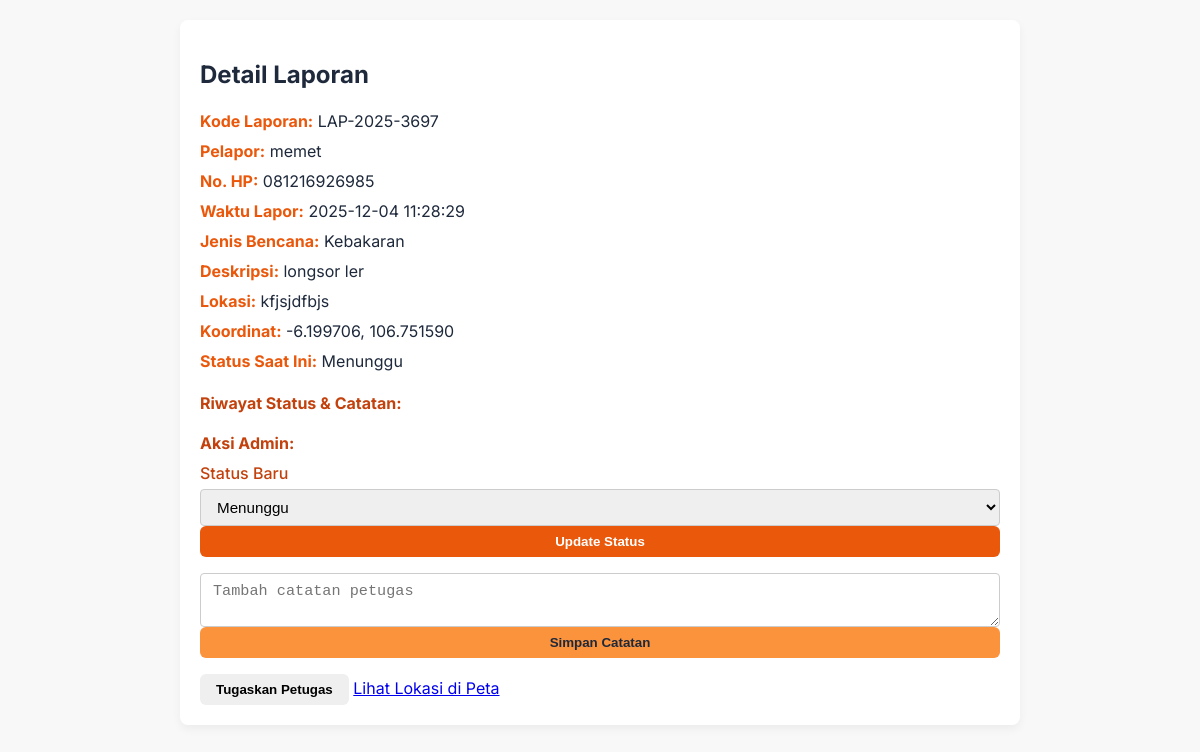
Before: /admin/laporan_detail.php?id=13 (signed in) with the older database file.
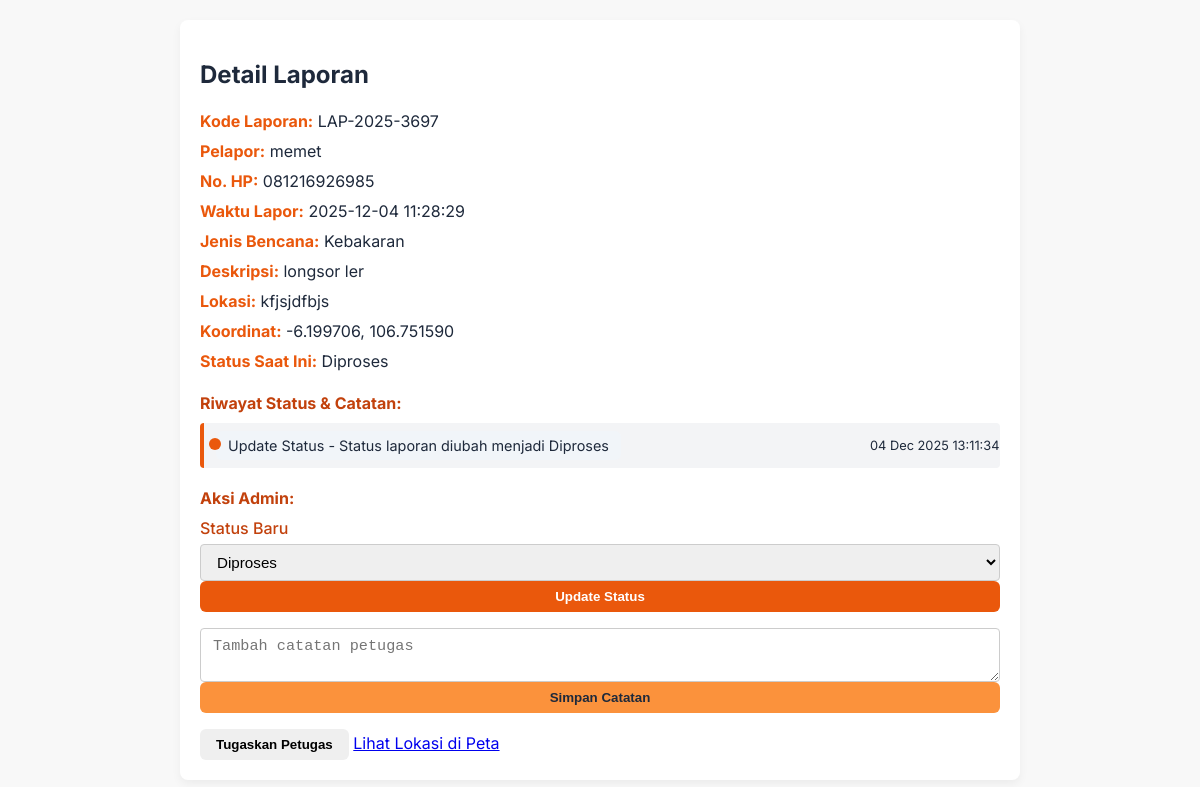
After: the same page with the newer database file.
### tables this page shows
CREATE TABLE `tb_laporan` (
  `id_laporan` int NOT NULL,
  `kode_laporan` varchar(20) NOT NULL,
  `nama_pelapor` varchar(100) NOT NULL,
  `no_hp` varchar(20) NOT NULL,
  `alamat` text NOT NULL,
  `latitude` decimal(10,6) DEFAULT NULL,
  `longitude` decimal(10,6) DEFAULT NULL,
  `jenis_bencana` enum('Banjir','Gempa Bumi','Tanah Longsor','Kebakaran','Angin Puting Beliung','Tsunami','Gunung Meletus','Kekeringan','Lainnya') NOT NULL,
  `jenis_kerusakan` enum('Ringan','Sedang','Berat','Sangat Berat') NOT NULL,
  `deskripsi` text,
  `foto` varchar(255) DEFAULT NULL,
  `status` enum('Menunggu','Diproses','Selesai') NOT NULL DEFAULT 'Menunggu',
  `id_petugas` int DEFAULT NULL,
  `catatan_admin` text,
  `tanggal_lapor` timestamp NULL DEFAULT CURRENT_TIMESTAMP,
  `tanggal_update` timestamp NULL DEFAULT CURRENT_TIMESTAMP ON UPDATE CURRENT_TIMESTAMP,
  `created_at` datetime NOT NULL DEFAULT CURRENT_TIMESTAMP
);

CREATE TABLE `tb_log_aktivitas` (
  `id_log` int NOT NULL,
  `id_admin` int DEFAULT NULL,
  `id_laporan` int DEFAULT NULL,
  `aksi` varchar(100) NOT NULL,
  `keterangan` text,
  `ip_address` varchar(50) DEFAULT NULL,
  `tanggal` timestamp NULL DEFAULT CURRENT_TIMESTAMP
);

### admin/laporan_detail.php (the view, shortened to what this page needs)
<?php
include '../config/database.php';
$id_laporan = intval($_GET['id'] ?? 0);
$data = mysqli_fetch_assoc(mysqli_query($koneksi, "SELECT * FROM tb_laporan WHERE id_laporan = $id_laporan"));
$riwayat = [];
$riq = mysqli_query($koneksi, "SELECT aksi, keterangan, tanggal FROM tb_log_aktivitas WHERE id_laporan = $id_laporan ORDER BY tanggal ASC");
while($r = mysqli_fetch_assoc($riq)){
    $riwayat[] = $r;
}
$lat = htmlspecialchars($data['latitude'] ?? '');
$lng = htmlspecialchars($data['longitude'] ?? '');
$maps_url = ($lat && $lng) ? "https://www.google.com/maps?q={$lat},{$lng}" : "#";
?>
<link rel="stylesheet" href="../assets/css/laporan_detail.css">
<div class="card card-laporan">
    <div class="card-body">
        <h2>Detail Laporan</h2>
        <p><strong>Kode Laporan:</strong> <?= htmlspecialchars($data['kode_laporan'] ?? '-') ?></p>
        <p><strong>Pelapor:</strong> <?= htmlspecialchars($data['nama_pelapor'] ?? '-') ?></p>
        <p><strong>No. HP:</strong> <?= htmlspecialchars($data['no_hp'] ?? '-') ?></p>
        <p><strong>Waktu Lapor:</strong> <?= htmlspecialchars($data['tanggal_lapor'] ?? '-') ?></p>
        <p><strong>Jenis Bencana:</strong> <?= htmlspecialchars($data['jenis_bencana'] ?? '-') ?></p>
        <p><strong>Deskripsi:</strong> <?= htmlspecialchars($data['deskripsi'] ?? '-') ?></p>
        <p><strong>Lokasi:</strong> <?= htmlspecialchars($data['alamat'] ?? '-') ?></p>
        <p><strong>Koordinat:</strong> <?= $lat ?>, <?= $lng ?></p>
        <p><strong>Status Saat Ini:</strong>
            <span class="badge badge-<?= strtolower($data['status'] ?? 'menunggu') ?>">
                <?= htmlspecialchars($data['status'] ?? '-') ?>
            </span>
        </p>
        <h4>Riwayat Status & Catatan:</h4>
        <div id="riwayat-container">
            <ul class="timeline-laporan">
                <?php foreach($riwayat as $r): ?>
                    <li class="timeline-laporan-item <?= ($r['aksi'] == $data['status']) ? 'active' : '' ?>">
                        <span class="timeline-laporan-time"><?= !empty($r['tanggal']) ? date('d M Y H:i:s', strtotime($r['tanggal'])) : '—' ?></span>
                        <span class="timeline-laporan-content">
                            <?= htmlspecialchars($r['aksi']) ?><?= !empty($r['keterangan']) ? ' - ' . htmlspecialchars($r['keterangan']) : '' ?>
                        </span>
                    </li>
                <?php endforeach; ?>
            </ul>
        </div>
        <h4>Aksi Admin:</h4>
        <div class="laporan-actions">
            <form id="form-update-status">
                <label>Status Baru</label>
                <select name="status" class="form-control" required>
                    <?php
                    $all_status = ['Menunggu','Diproses','Selesai'];
                    foreach($all_status as $s){
                        $selected = ($data['status'] ?? '') == $s ? 'selected' : '';
                        echo '<option value="'.htmlspecialchars($s).'" '.$selected.'>'.htmlspecialchars($s).'</option>';
                    }
                    ?>
                </select>
                <button type="submit" class="btn btn-success mt-2">Update Status</button>
            </form>
            <form id="form-tambah-catatan" style="margin-top:10px;">
                <textarea name="catatan" class="form-control" placeholder="Tambah catatan petugas"></textarea>
                <button type="submit" class="btn btn-primary mt-2">Simpan Catatan</button>
            </form>
            <button id="btn-tugaskan" class="btn btn-info mt-2">Tugaskan Petugas</button>
            <a href="<?= $maps_url ?>" target="_blank" class="btn btn-secondary mt-2">Lihat Lokasi di Peta</a>
        </div>
    </div>
</div>

Changed rows visible on the page:
changed tb_laporan "memet": status "Menunggu" → "Diproses"
added tb_log_aktivitas: tanggal "04 Dec 2025 13:11:34", aksi "Update Status", keterangan "Status laporan diubah menjadi Diproses"
Other visible differences:
form field status: "Menunggu" → "Diproses"
